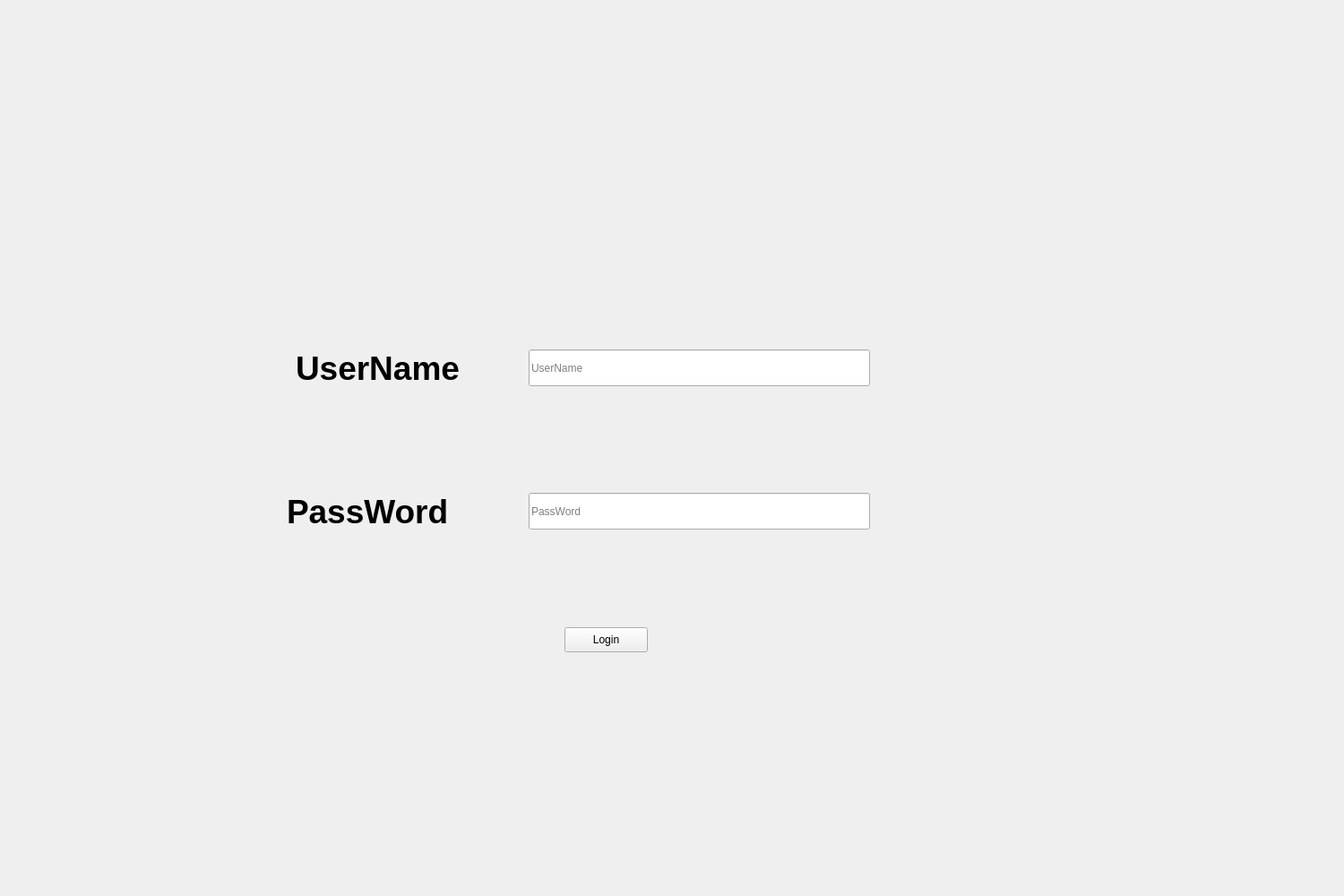
<?xml version="1.0" encoding="UTF-8"?>
<ui version="4.0">
 <class>LoginForm</class>
 <widget class="QMainWindow" name="LoginForm">
  <property name="geometry">
   <rect>
    <x>0</x>
    <y>0</y>
    <width>1500</width>
    <height>1000</height>
   </rect>
  </property>
  <property name="minimumSize">
   <size>
    <width>0</width>
    <height>0</height>
   </size>
  </property>
  <property name="windowTitle">
   <string>MainWindow</string>
  </property>
  <property name="styleSheet">
   <string notr="true">#FormWelcome {
	background:url(D:/BiBongBenh/Desktop/CNPM/img/spotify-logo.png);
}</string>
  </property>
  <widget class="QWidget" name="FormWelcome">
   <property name="styleSheet">
    <string notr="true">#FormWelcome {
	back-ground:url(D:/BiBongBenh/Desktop/CNPM/img/login.png);
}</string>
   </property>
   <widget class="QLabel" name="label">
    <property name="geometry">
     <rect>
      <x>330</x>
      <y>370</y>
      <width>261</width>
      <height>81</height>
     </rect>
    </property>
    <property name="font">
     <font>
      <pointsize>28</pointsize>
      <weight>75</weight>
      <italic>false</italic>
      <bold>true</bold>
     </font>
    </property>
    <property name="text">
     <string>UserName</string>
    </property>
   </widget>
   <widget class="QLabel" name="label_2">
    <property name="geometry">
     <rect>
      <x>320</x>
      <y>530</y>
      <width>261</width>
      <height>81</height>
     </rect>
    </property>
    <property name="font">
     <font>
      <pointsize>28</pointsize>
      <weight>75</weight>
      <italic>false</italic>
      <bold>true</bold>
     </font>
    </property>
    <property name="text">
     <string>PassWord</string>
    </property>
   </widget>
   <widget class="QLineEdit" name="txtUserName">
    <property name="geometry">
     <rect>
      <x>590</x>
      <y>390</y>
      <width>381</width>
      <height>41</height>
     </rect>
    </property>
    <property name="placeholderText">
     <string>UserName</string>
    </property>
   </widget>
   <widget class="QLineEdit" name="txtPassWord">
    <property name="geometry">
     <rect>
      <x>590</x>
      <y>550</y>
      <width>381</width>
      <height>41</height>
     </rect>
    </property>
    <property name="text">
     <string/>
    </property>
    <property name="placeholderText">
     <string>PassWord</string>
    </property>
   </widget>
   <widget class="QPushButton" name="btnLogin">
    <property name="geometry">
     <rect>
      <x>630</x>
      <y>700</y>
      <width>93</width>
      <height>28</height>
     </rect>
    </property>
    <property name="text">
     <string>Login</string>
    </property>
   </widget>
  </widget>
 </widget>
 <resources/>
 <connections/>
</ui>
